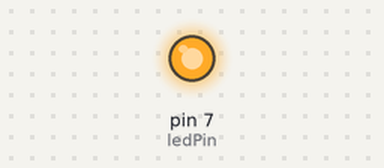
This sketch was run on a simulated Arduino Uno, built with avr-gcc and run on an emulated ATmega328P. Shown: output pins drawn as LEDs (lit = HIGH).

Above: at 7.5 s.
At 20.3 s:
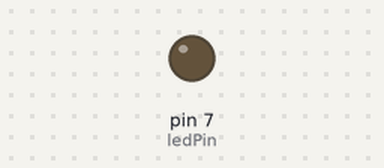
Timing chart, 0 to 33.2 s (numbered marks = the images above):
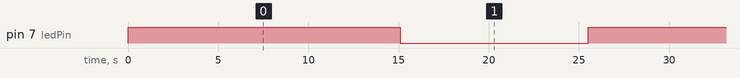

Measured:
- by itself, pin 7 (ledPin): alternates HIGH for 15.1 s and LOW for 10.4 s

The sketch:

first-arduino.ino
```cpp
const int ledPin = 7;

void setup() {
  pinMode(ledPin, OUTPUT);
}

void loop() {

  for(int i = 0; i < 255; i++){

    if(i > 150){
      digitalWrite(ledPin, LOW);
    }else{
      digitalWrite(ledPin, HIGH);
    }
    delay(100);
  }
}
```
